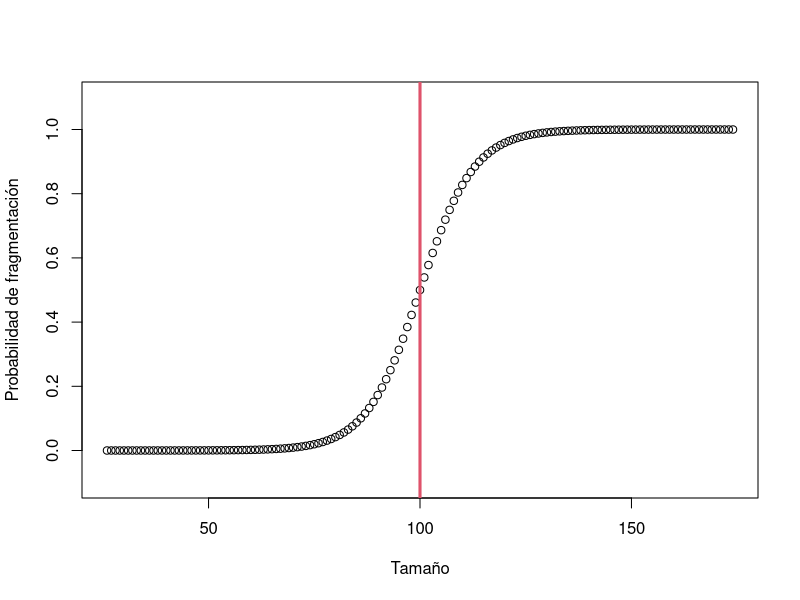

Recreate this plot in R.
k <- 1000
n <- 100000
originales <- rnorm(k)
cumulos <- originales - min(originales) + 1
cumulos <- round(n * cumulos / sum(cumulos))
diferencia <- n - sum(cumulos)
if (diferencia > 0) {
  for (i in 1:diferencia) {
    p <- sample(1:k, 1)
    cumulos[p] <- cumulos[p] + 1
  }
} else if (diferencia < 0) {
  for (i in 1:-diferencia) {
    p <- sample(1:k, 1)
    if (cumulos[p] > 1) {
      cumulos[p] <- cumulos[p] - 1
    }
  }
}
c <- median(cumulos) # tamanio critico de cumulos
d <- sd(cumulos) / 4 # factor arbitrario para suavizar la curva
sigmoid <- function(x, c, d) {
  return (1 / (1 + exp((c - x) / d)))
}
png("p8_sigmoid.png")
low <- min(cumulos)
high <- max(cumulos)
x <- low:high
plot(x, sigmoid(x, c, d), ylim=c(-0.1, 1.1), xlim=c(low, high),
     xlab="Tama\u{00f1}o", ylab="Probabilidad de fragmentaci\u{00f3}n")
abline(v = c, col=2, lwd=3)
graphics.off()